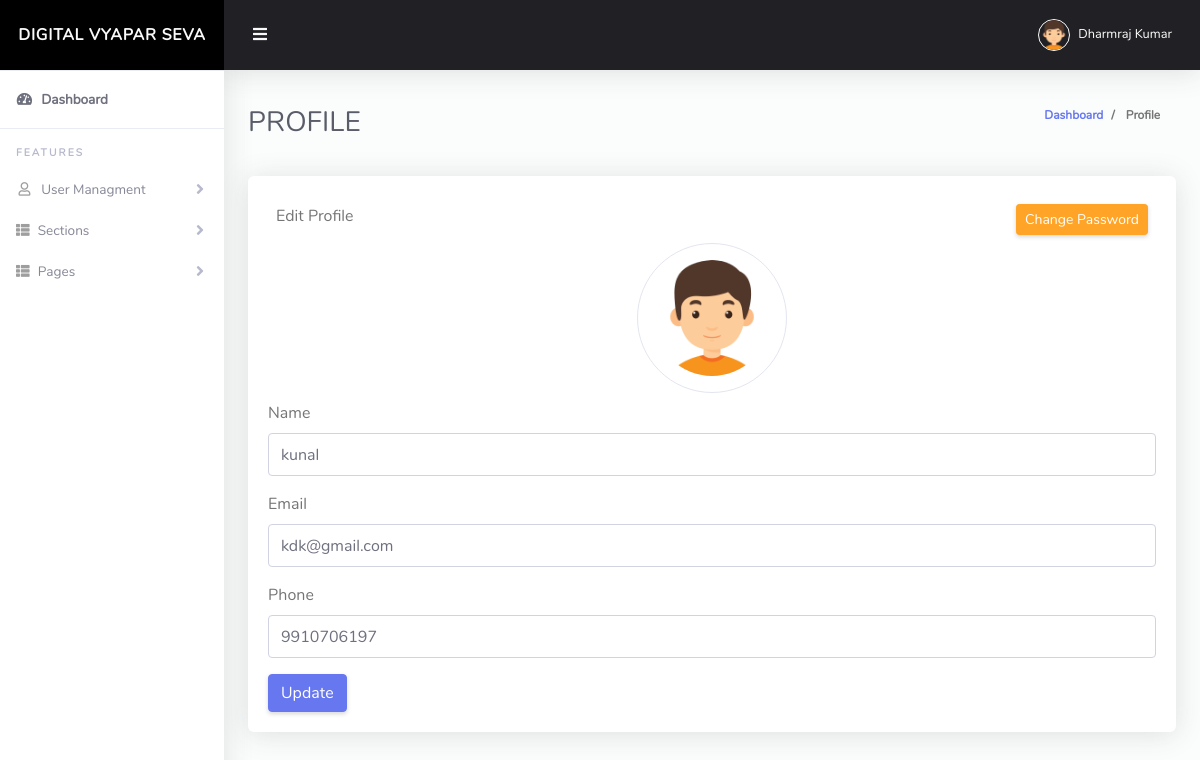
Page /profile?profile_id=6 (signed in) on the committed database.
### tables this page shows
CREATE TABLE `users` (
  `id` int(11) NOT NULL,
  `user_name` varchar(200) NOT NULL,
  `user_email` varchar(200) NOT NULL,
  `user_mobile` varchar(15) NOT NULL,
  `user_pwd` varchar(300) NOT NULL,
  `user_status` int(11) NOT NULL DEFAULT 0,
  `user_type` int(11) DEFAULT 0,
  `created_date` timestamp NOT NULL DEFAULT current_timestamp(),
  `updated_date` datetime NOT NULL DEFAULT current_timestamp() ON UPDATE current_timestamp()
);

### config/class.php (called while the page is built, shortened)
<?php
class Db_functions
{
    private $servername = "localhost";
    private $username = "root";
    private $password = "";
    private $db_name = "grtrading_section";
    protected $conn = "";
    public function __construct()
    {
        $this->conn = new mysqli($this->servername, $this->username, $this->password, $this->db_name);
    }
    function exe_query($sql_qry)
    {
        $qry = $this->conn->query($sql_qry);
        return $qry;
    }
    function data_fetch($qry)
    {
        $qry_exe = $this->exe_query($qry);
        if (mysqli_num_rows($qry_exe) > 0) {
            while ($data = mysqli_fetch_assoc($qry_exe)) {
                $array[] = $data;
            }
        } else {
            $array = 0;
        }
        return $array;
    }
}

### profile.php (the view, shortened to what this page needs)
<?php include "./header.php";
$obj1 = new Db_functions();
if (isset($_GET['profile_id'])) {
    $sql = "SELECT * FROM `users` WHERE id=$_GET[profile_id]";
} else {
    $sql = "SELECT * FROM `users` WHERE id=$_SESSION[active_user]";
}
$profile_data = $obj1->data_fetch($sql);
$profile_data = $profile_data[0];
?>
<div class="row">
    <div class="col-lg-12">
        <div class="card mb-4">
            <div class="card-body">
                <div class="row d-flex justify-content-between m-2">
                    <div>
                        Edit Profile
                    </div>
                    <div>
                        <button class="btn btn-sm btn-warning" data-toggle="modal" data-target="#exampleModal">
                            Change Password
                        </button>
                    </div>
                </div>
                <div class="d-flex justify-content-center align-items-center mt-2 mb-2">
                    <img class="rounded-circle border p-3" width="150px" src="http://localhost/Dashboard/img/boy.png" alt="">
                </div>
                <form action="" method="POST">
                    <div class="form-group">
                        <label for="exampleInputEmail1">Name</label>
                        <input name="new_name" type="text" class="form-control" id="exampleInputEmail1" placeholder="Name" value="<?php echo $profile_data['user_name'] ?>">
                    </div>
                    <div class="form-group">
                        <label for="exampleInputPassword1">Email</label>
                        <input name="new_email" type="email" class="form-control" id="exampleInputPassword1" placeholder="Email" value="<?php echo $profile_data['user_email'] ?>">
                    </div>
                    <div class="form-group">
                        <label for="exampleInputphone">Phone</label>
                        <input name="new_phone" type="text" class="form-control" id="exampleInputphone" placeholder="Phone" value="<?php echo $profile_data['user_mobile'] ?>">
                    </div>
                    <button type="submit" name="update_user" class="btn btn-primary">Update </button>
                </form>
            </div>
        </div>
    </div>
</div>
<?php include "./footer.php"; ?>

### css/admin.css (style rules this page uses)
html { position: relative; min-height: 100%; font-family: Nunito; }
body { height: 100%; }
.card { -webkit-box-shadow: 0 0.15rem 1.75rem 0 rgba(58, 59, 69, 0.15) !important; box-shadow: 0 0.15rem 1.75rem 0 rgba(58, 59, 69, 0.15) !important; }

### rows in the picture
users: new_name "kunal", new_email "kdk@gmail.com", new_phone "9910706197"

### other values in the picture
$_SESSION['user_name'] "Dharmraj Kumar"
$currunt_page "PROFILE"
$currunt_page "Profile"
